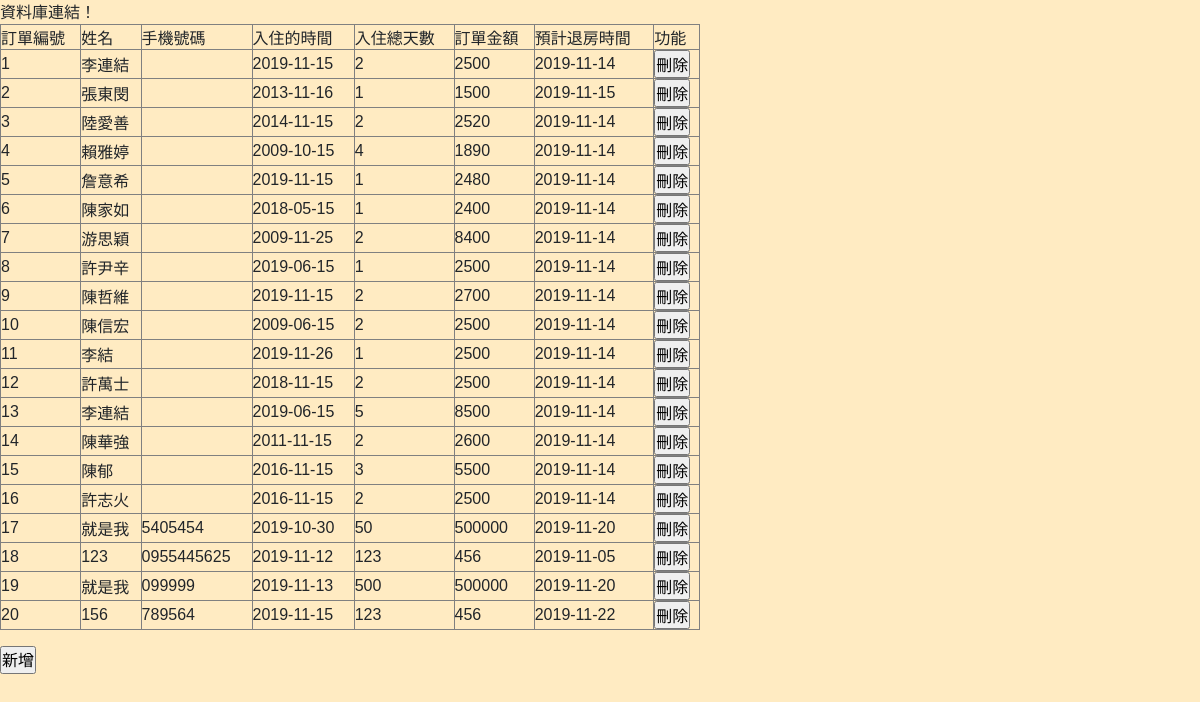
Screenshot of /layouts/order/selet.php with the database file from the repository.
### tables this page shows
CREATE TABLE `orderdata` (
  `o_num` int(10) NOT NULL,
  `m_id` int(10) NOT NULL,
  `r_id` varchar(10) NOT NULL,
  `o_phone` varchar(10) NOT NULL,
  `o_time` date NOT NULL,
  `o_citime` date NOT NULL,
  `o_day` varchar(10) NOT NULL,
  `o_total` varchar(10) NOT NULL,
  `o_cotime` date NOT NULL
);

### layouts/order/selet.php (the view, shortened to what this page needs)
<?php
$link=mysqli_connect("localhost","root","") or die ("無法開啟Mysql資料庫連結");
mysqli_select_db($link, "ican");
$sql = "SELECT * FROM orderdata";
mysqli_query($link, "SET CHARACTER SET utf8");
?>
<!DOCTYPE html PUBLIC "-//W3C//DTD XHTML 1.0 Transitional//EN" "http://www.w3.org/TR/xhtml1/DTD/xhtml1-transitional.dtd">
<html xmlns="http://www.w3.org/1999/xhtml">
<head>
    <link href="\font-awesome-4.7.0/css/font-awesome.min.css" rel="stylesheet" />
    <link href="\css/bootstrap.min.css" rel="stylesheet" />
    <link href="\css/ican.css" rel="stylesheet" />
</head>
<body>
<?php
echo '<table width="700" border="1">
<tr>
<td>訂單編號</td>
<td>姓名</td>
<td>手機號碼</td>
<td>入住的時間</td>
<td>入住總天數</td>
<td>訂單金額</td>
<td>預計退房時間</td>
<td>功能</td>
</tr>';
if ($stmt = $link->query($sql))
{
  while ($result = mysqli_fetch_object($stmt)) {
     echo
     '<td>'.$result->o_num.'</td>
      <td>'.$result->r_id.'</td>
      <td>'.$result->o_phone.'</td>
      <td>'.$result->o_citime.'</td>
      <td>'.$result->o_day.'</td>
      <td>'.$result->o_total.'</td>
      <td>'.$result->o_cotime.'</td>
      <td><input type="submit" value="刪除" onclick=""/></td>
      </tr>';
  }
}
?>
</table>
<input type="submit" value="新增" onclick="javascript:location.href='tesin.php'"/>
</body>
</html>

### css/ican.css (style rules this page uses)
* { padding: 0; font-family: 'Noto Sans TC', sans-serif; list-style: none; }
body { background-color: #FFEBC2; transition: transform .5 ease; }

### rows the page displays
orderdata: o_num "1", r "李連結", o_citime "2019-11-15", o_day "2", o_total "2500", o_cotime "2019-11-14"
orderdata: o_num "2", r "張東閔", o_citime "2013-11-16", o_day "1", o_total "1500", o_cotime "2019-11-15"
orderdata: o_num "3", r "陸愛善", o_citime "2014-11-15", o_day "2", o_total "2520", o_cotime "2019-11-14"
orderdata: o_num "4", r "賴雅婷", o_citime "2009-10-15", o_day "4", o_total "1890", o_cotime "2019-11-14"
orderdata: o_num "5", r "詹意希", o_citime "2019-11-15", o_day "1", o_total "2480", o_cotime "2019-11-14"
orderdata: o_num "6", r "陳家如", o_citime "2018-05-15", o_day "1", o_total "2400", o_cotime "2019-11-14"
orderdata: o_num "7", r "游思穎", o_citime "2009-11-25", o_day "2", o_total "8400", o_cotime "2019-11-14"
orderdata: o_num "8", r "許尹辛", o_citime "2019-06-15", o_day "1", o_total "2500", o_cotime "2019-11-14"
orderdata: o_num "9", r "陳哲維", o_citime "2019-11-15", o_day "2", o_total "2700", o_cotime "2019-11-14"
orderdata: o_num "10", r "陳信宏", o_citime "2009-06-15", o_day "2", o_total "2500", o_cotime "2019-11-14"
orderdata: o_num "11", r "李結", o_citime "2019-11-26", o_day "1", o_total "2500", o_cotime "2019-11-14"
orderdata: o_num "12", r "許萬士", o_citime "2018-11-15", o_day "2", o_total "2500", o_cotime "2019-11-14"
orderdata: o_num "13", r "李連結", o_citime "2019-06-15", o_day "5", o_total "8500", o_cotime "2019-11-14"
orderdata: o_num "14", r "陳華強", o_citime "2011-11-15", o_day "2", o_total "2600", o_cotime "2019-11-14"
orderdata: o_num "15", r "陳郁", o_citime "2016-11-15", o_day "3", o_total "5500", o_cotime "2019-11-14"
orderdata: o_num "16", r "許志火", o_citime "2016-11-15", o_day "2", o_total "2500", o_cotime "2019-11-14"
orderdata: o_num "17", r "就是我", o_phone "5405454", o_citime "2019-10-30", o_day "50", o_total "500000", o_cotime "2019-11-20"
orderdata: o_num "18", r "123", o_phone "0955445625", o_citime "2019-11-12", o_day "123", o_total "456", o_cotime "2019-11-05"
orderdata: o_num "19", r "就是我", o_phone "099999", o_citime "2019-11-13", o_day "500", o_total "500000", o_cotime "2019-11-20"
orderdata: o_num "20", r "156", o_phone "789564", o_citime "2019-11-15", o_day "123", o_total "456", o_cotime "2019-11-22"
